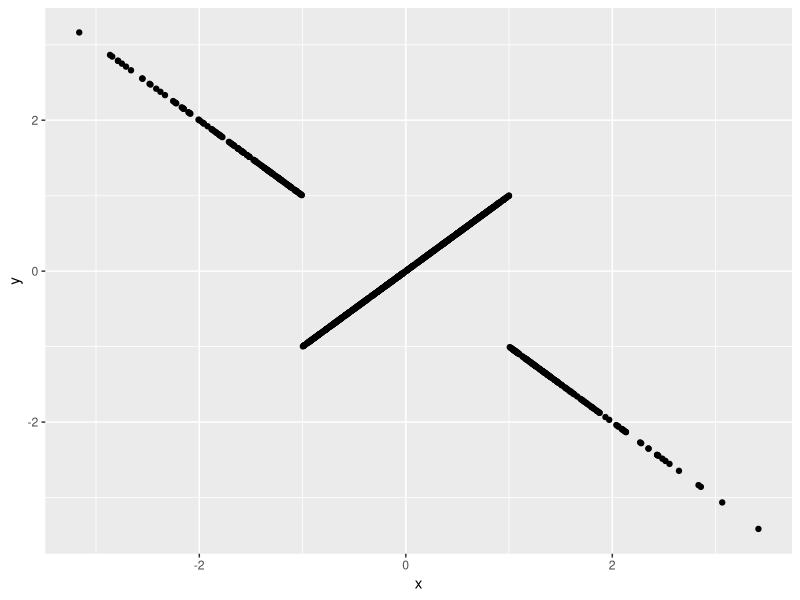
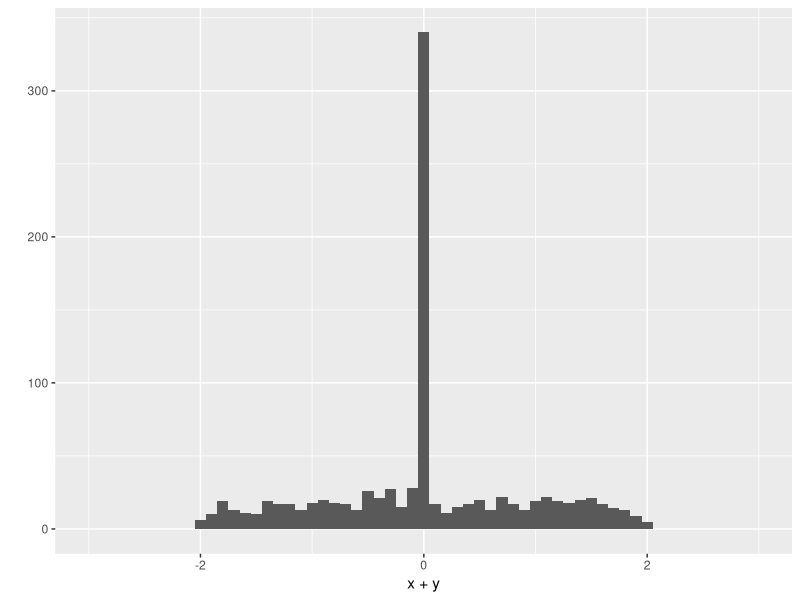
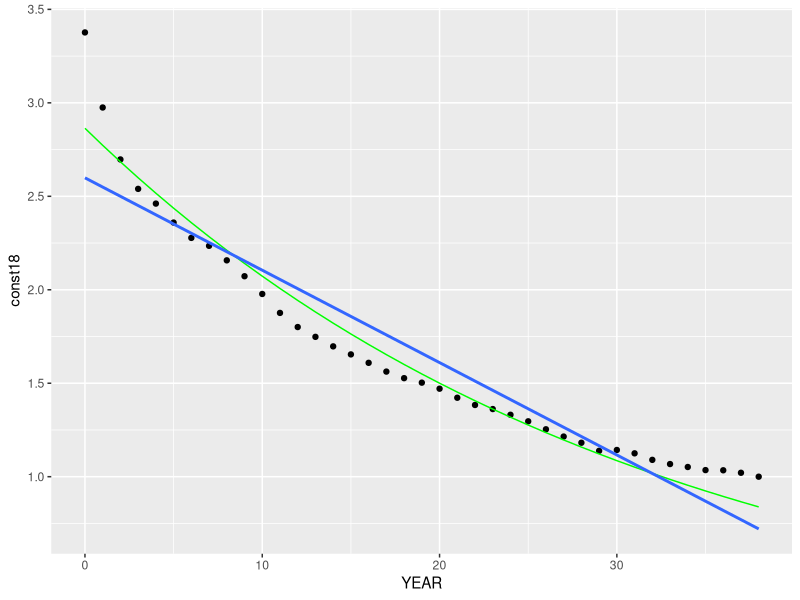

Reproduce these figures in R, in order.
## ---- chunk 1
knitr::opts_chunk$set(echo = TRUE)
library(tidyverse)
library(ggpubr)
## ---- chunk 2
set.seed(56789)
x<-sample(0:1,40,replace=TRUE)
y<-3*x+rnorm(40,0,.5)

## ---- chunk 3

## ---- chunk 4
set.seed(34567)
x<-rnorm(10000,1,3)
y<-rnorm(10000,5,4)
w<-x+y
## ---- chunk 5
set.seed(56799)
x<-rnorm(1000)
y<-x
y[y>=1|y<=-1]=-y[y>=1|y<=-1]
qplot(x,y)
## ---- chunk 6

qplot(x+y,xlim=c(-3,3),binwidth=0.1)
## ---- chunk 7
dat<-read.table("inflation.txt",header=TRUE)
dat.trim<-filter(dat,YEAR>=1980)
factor=1+dat.trim$AVE/100
n<-nrow(dat.trim)
logfactor<-log(factor)
logfactor<-logfactor[n:1]
logfactor[1]<-0
logfactor<-cumsum(logfactor)
logfactor<-logfactor[n:1]
dat.trim$const18<-exp(logfactor)
dat.trim$YEAR<-dat.trim$YEAR-min(dat.trim$YEAR)
## ---- chunk 8

## ---- chunk 9

## ---- chunk 10
m.nls<-nls(const18~c*exp(d*YEAR),data=dat.trim,start=list(c=2.7,d=-0.03))
summary(m.nls)

ggplot(data=dat.trim,aes(x=YEAR))+geom_point(aes(y=const18))+
  geom_line(aes(y=predict(m.nls)),color="green")+
  geom_smooth(aes(y=const18),method="lm",se=FALSE)


